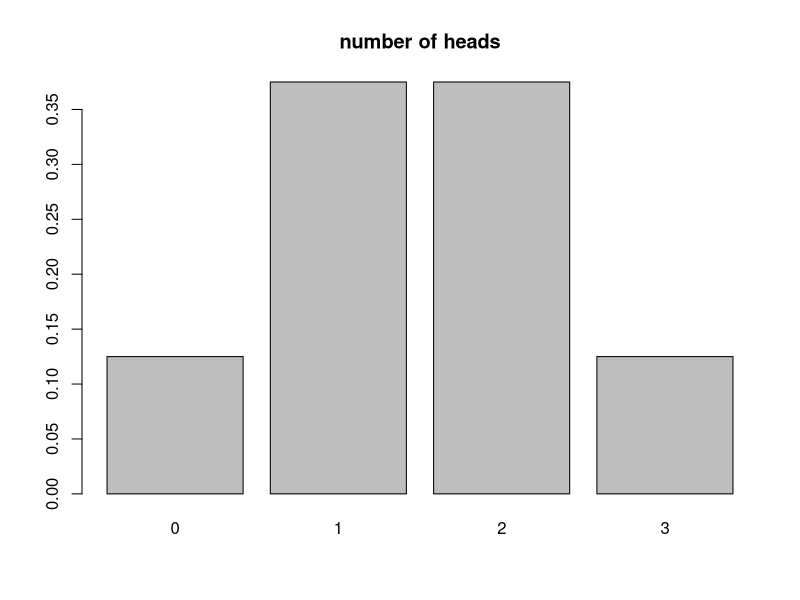
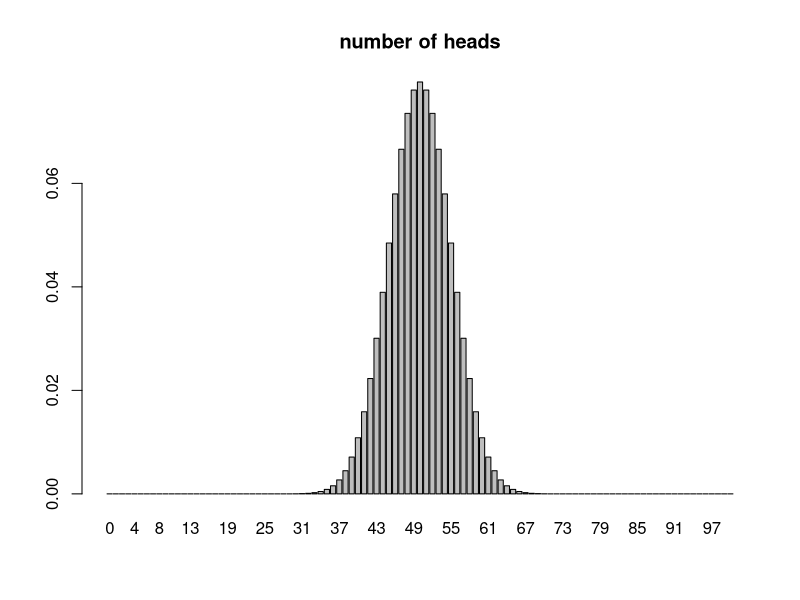

These charts were generated, in order, by the following R code:
## ---- chunk 1
dbinom(2,3,0.5)
## ---- chunk 2
dbinom(1,3,0.5)
## ---- chunk 3
dbinom(0:3,3,0.5)
## ---- chunk 4
barplot(dbinom(0:3,3,0.5), names.arg = 0:3, main="number of heads")
## ---- chunk 5
barplot(dbinom(0:100,100,0.5), names.arg = 0:100, main="number of heads")
